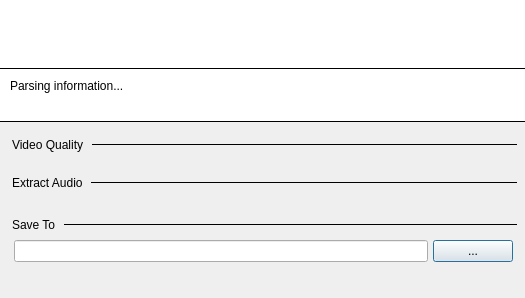
<?xml version="1.0" encoding="UTF-8"?>
<ui version="4.0">
 <class>DownloadSettingsView</class>
 <widget class="QDialog" name="DownloadSettingsView">
  <property name="geometry">
   <rect>
    <x>0</x>
    <y>0</y>
    <width>525</width>
    <height>428</height>
   </rect>
  </property>
  <property name="windowTitle">
   <string>Download</string>
  </property>
  <layout class="QVBoxLayout" name="verticalLayout">
   <property name="spacing">
    <number>8</number>
   </property>
   <property name="sizeConstraint">
    <enum>QLayout::SetFixedSize</enum>
   </property>
   <property name="margin">
    <number>0</number>
   </property>
   <item>
    <layout class="QVBoxLayout" name="verticalLayout_5">
     <property name="spacing">
      <number>0</number>
     </property>
     <property name="bottomMargin">
      <number>0</number>
     </property>
     <item>
      <widget class="QScrollArea" name="mediaScrollArea">
       <property name="sizePolicy">
        <sizepolicy hsizetype="Expanding" vsizetype="Preferred">
         <horstretch>0</horstretch>
         <verstretch>0</verstretch>
        </sizepolicy>
       </property>
       <property name="minimumSize">
        <size>
         <width>525</width>
         <height>0</height>
        </size>
       </property>
       <property name="maximumSize">
        <size>
         <width>16777215</width>
         <height>180</height>
        </size>
       </property>
       <property name="frameShape">
        <enum>QFrame::NoFrame</enum>
       </property>
       <property name="horizontalScrollBarPolicy">
        <enum>Qt::ScrollBarAlwaysOff</enum>
       </property>
       <property name="widgetResizable">
        <bool>true</bool>
       </property>
       <property name="alignment">
        <set>Qt::AlignJustify|Qt::AlignTop</set>
       </property>
       <widget class="QWidget" name="scrollAreaWidgetContents">
        <property name="geometry">
         <rect>
          <x>0</x>
          <y>0</y>
          <width>525</width>
          <height>69</height>
         </rect>
        </property>
        <property name="styleSheet">
         <string notr="true">background-color: rgb(255, 255, 255);</string>
        </property>
       </widget>
      </widget>
     </item>
     <item>
      <widget class="Line" name="delimiterLine_2">
       <property name="maximumSize">
        <size>
         <width>16777215</width>
         <height>1</height>
        </size>
       </property>
       <property name="frameShadow">
        <enum>QFrame::Plain</enum>
       </property>
       <property name="orientation">
        <enum>Qt::Horizontal</enum>
       </property>
      </widget>
     </item>
     <item>
      <widget class="QWidget" name="parsingWidget" native="true">
       <property name="styleSheet">
        <string notr="true">background-color: rgb(255, 255, 255);</string>
       </property>
       <layout class="QHBoxLayout" name="headerLayout">
        <property name="spacing">
         <number>0</number>
        </property>
        <property name="leftMargin">
         <number>5</number>
        </property>
        <property name="topMargin">
         <number>10</number>
        </property>
        <property name="rightMargin">
         <number>10</number>
        </property>
        <property name="bottomMargin">
         <number>10</number>
        </property>
        <item>
         <widget class="QWidget" name="widget" native="true">
          <layout class="QVBoxLayout" name="verticalLayout_3">
           <property name="spacing">
            <number>4</number>
           </property>
           <property name="margin">
            <number>0</number>
           </property>
           <item>
            <widget class="QWidget" name="parsingTitleWidget" native="true">
             <layout class="QHBoxLayout" name="horizontalLayout_5">
              <property name="spacing">
               <number>0</number>
              </property>
              <property name="leftMargin">
               <number>5</number>
              </property>
              <property name="topMargin">
               <number>0</number>
              </property>
              <property name="rightMargin">
               <number>0</number>
              </property>
              <property name="bottomMargin">
               <number>0</number>
              </property>
              <item>
               <widget class="QLabel" name="parsingLabel">
                <property name="minimumSize">
                 <size>
                  <width>380</width>
                  <height>0</height>
                 </size>
                </property>
                <property name="text">
                 <string>Parsing information...</string>
                </property>
               </widget>
              </item>
             </layout>
            </widget>
           </item>
           <item>
            <widget class="QLabel" name="progressLabel">
             <property name="text">
              <string/>
             </property>
             <property name="pixmap">
              <pixmap resource="../resource/image.qrc">:/image/progress</pixmap>
             </property>
            </widget>
           </item>
          </layout>
         </widget>
        </item>
        <item>
         <spacer name="horizontalSpacer">
          <property name="orientation">
           <enum>Qt::Horizontal</enum>
          </property>
          <property name="sizeHint" stdset="0">
           <size>
            <width>40</width>
            <height>20</height>
           </size>
          </property>
         </spacer>
        </item>
       </layout>
      </widget>
     </item>
     <item>
      <widget class="Line" name="delimiterLine">
       <property name="maximumSize">
        <size>
         <width>16777215</width>
         <height>1</height>
        </size>
       </property>
       <property name="frameShadow">
        <enum>QFrame::Plain</enum>
       </property>
       <property name="orientation">
        <enum>Qt::Horizontal</enum>
       </property>
      </widget>
     </item>
    </layout>
   </item>
   <item>
    <widget class="QWidget" name="qualityTitleWidget" native="true">
     <layout class="QHBoxLayout" name="horizontalLayout_3" stretch="0,1">
      <property name="spacing">
       <number>8</number>
      </property>
      <property name="leftMargin">
       <number>12</number>
      </property>
      <property name="topMargin">
       <number>8</number>
      </property>
      <property name="rightMargin">
       <number>8</number>
      </property>
      <property name="bottomMargin">
       <number>0</number>
      </property>
      <item>
       <widget class="QLabel" name="qualityTitleLabel">
        <property name="text">
         <string>Video Quality</string>
        </property>
       </widget>
      </item>
      <item>
       <widget class="Line" name="videoLine">
        <property name="maximumSize">
         <size>
          <width>16777215</width>
          <height>1</height>
         </size>
        </property>
        <property name="frameShadow">
         <enum>QFrame::Plain</enum>
        </property>
        <property name="orientation">
         <enum>Qt::Horizontal</enum>
        </property>
       </widget>
      </item>
     </layout>
    </widget>
   </item>
   <item>
    <widget class="QWidget" name="qualityWidget" native="true">
     <layout class="QVBoxLayout" name="verticalLayout_2">
      <property name="leftMargin">
       <number>18</number>
      </property>
      <property name="topMargin">
       <number>0</number>
      </property>
      <property name="rightMargin">
       <number>12</number>
      </property>
      <property name="bottomMargin">
       <number>0</number>
      </property>
     </layout>
    </widget>
   </item>
   <item>
    <widget class="QWidget" name="extractTitleWidget" native="true">
     <layout class="QHBoxLayout" name="horizontalLayout_7" stretch="0,1">
      <property name="spacing">
       <number>8</number>
      </property>
      <property name="leftMargin">
       <number>12</number>
      </property>
      <property name="topMargin">
       <number>8</number>
      </property>
      <property name="rightMargin">
       <number>8</number>
      </property>
      <property name="bottomMargin">
       <number>0</number>
      </property>
      <item>
       <widget class="QLabel" name="extractTitleLabel">
        <property name="text">
         <string>Extract Audio</string>
        </property>
       </widget>
      </item>
      <item>
       <widget class="Line" name="audioLine">
        <property name="maximumSize">
         <size>
          <width>16777215</width>
          <height>1</height>
         </size>
        </property>
        <property name="frameShadow">
         <enum>QFrame::Plain</enum>
        </property>
        <property name="orientation">
         <enum>Qt::Horizontal</enum>
        </property>
       </widget>
      </item>
     </layout>
    </widget>
   </item>
   <item>
    <widget class="QWidget" name="extractWidget" native="true">
     <layout class="QVBoxLayout" name="verticalLayout_4">
      <property name="leftMargin">
       <number>18</number>
      </property>
      <property name="topMargin">
       <number>0</number>
      </property>
      <property name="rightMargin">
       <number>12</number>
      </property>
      <property name="bottomMargin">
       <number>0</number>
      </property>
     </layout>
    </widget>
   </item>
   <item>
    <widget class="QWidget" name="saveTitleWidget" native="true">
     <layout class="QHBoxLayout" name="horizontalLayout_4" stretch="0,1">
      <property name="spacing">
       <number>8</number>
      </property>
      <property name="leftMargin">
       <number>12</number>
      </property>
      <property name="topMargin">
       <number>12</number>
      </property>
      <property name="rightMargin">
       <number>8</number>
      </property>
      <property name="bottomMargin">
       <number>0</number>
      </property>
      <item>
       <widget class="QLabel" name="saveTitleLabel">
        <property name="text">
         <string>Save To</string>
        </property>
       </widget>
      </item>
      <item>
       <widget class="Line" name="saveLine">
        <property name="maximumSize">
         <size>
          <width>16777215</width>
          <height>1</height>
         </size>
        </property>
        <property name="frameShadow">
         <enum>QFrame::Plain</enum>
        </property>
        <property name="orientation">
         <enum>Qt::Horizontal</enum>
        </property>
       </widget>
      </item>
     </layout>
    </widget>
   </item>
   <item>
    <widget class="QWidget" name="saveWidget" native="true">
     <layout class="QHBoxLayout" name="horizontalLayout">
      <property name="spacing">
       <number>5</number>
      </property>
      <property name="leftMargin">
       <number>14</number>
      </property>
      <property name="topMargin">
       <number>0</number>
      </property>
      <property name="rightMargin">
       <number>12</number>
      </property>
      <property name="bottomMargin">
       <number>0</number>
      </property>
      <item>
       <widget class="QLineEdit" name="saveEdit">
        <property name="text">
         <string/>
        </property>
       </widget>
      </item>
      <item>
       <widget class="QPushButton" name="saveButton">
        <property name="sizePolicy">
         <sizepolicy hsizetype="Minimum" vsizetype="Fixed">
          <horstretch>0</horstretch>
          <verstretch>0</verstretch>
         </sizepolicy>
        </property>
        <property name="text">
         <string>...</string>
        </property>
       </widget>
      </item>
     </layout>
    </widget>
   </item>
   <item>
    <widget class="QWidget" name="footerWidget" native="true">
     <layout class="QHBoxLayout" name="horizontalLayout_2">
      <property name="spacing">
       <number>5</number>
      </property>
      <property name="leftMargin">
       <number>8</number>
      </property>
      <property name="topMargin">
       <number>16</number>
      </property>
      <property name="rightMargin">
       <number>12</number>
      </property>
      <property name="bottomMargin">
       <number>12</number>
      </property>
      <item>
       <widget class="QDialogButtonBox" name="buttonBox">
        <property name="standardButtons">
         <set>QDialogButtonBox::NoButton</set>
        </property>
       </widget>
      </item>
     </layout>
    </widget>
   </item>
  </layout>
 </widget>
 <resources>
  <include location="../resource/image.qrc"/>
 </resources>
 <connections/>
</ui>
